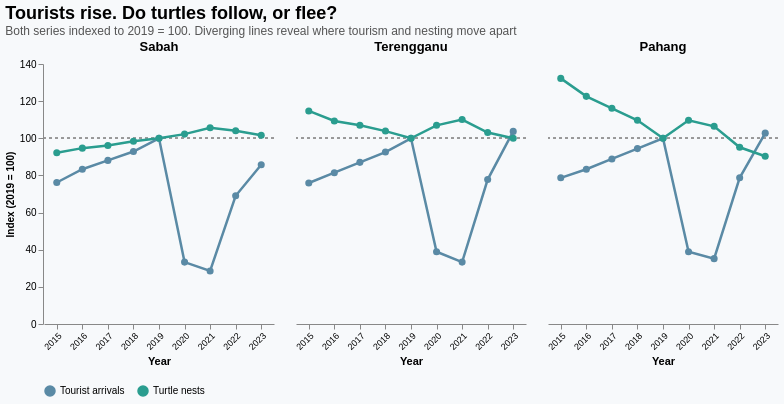

Write the Vega-Lite specification saved for this chart.
### Vega-Lite specification from a JSON file in a GitHub repository (floating-point values rounded to 4 significant figures)
{"$schema": "https://vega.github.io/schema/vega-lite/v5.json", "title": {"text": "Tourists rise. Do turtles follow, or flee?", "subtitle": "Both series indexed to 2019 = 100. Diverging lines reveal where tourism and nesting move apart", "fontSize": 18, "subtitleFontSize": 12, "anchor": "start", "subtitleColor": "#555"}, "background": "#f7f9fb", "config": {"view": {"stroke": null}, "axis": {"grid": false}}, "data": {"values": [{"state": "Terengganu", "year": 2015, "tourists_M": 4.1, "nests": 1480}, {"state": "Terengganu", "year": 2016, "tourists_M": 4.4, "nests": 1410}, {"state": "Terengganu", "year": 2017, "tourists_M": 4.7, "nests": 1380}, {"state": "Terengganu", "year": 2018, "tourists_M": 5.0, "nests": 1340}, {"state": "Terengganu", "year": 2019, "tourists_M": 5.4, "nests": 1290}, {"state": "Terengganu", "year": 2020, "tourists_M": 2.1, "nests": 1380}, {"state": "Terengganu", "year": 2021, "tourists_M": 1.8, "nests": 1420}, {"state": "Terengganu", "year": 2022, "tourists_M": 4.2, "nests": 1330}, {"state": "Terengganu", "year": 2023, "tourists_M": 5.6, "nests": 1290}, {"state": "Sabah", "year": 2015, "tourists_M": 3.2, "nests": 4520}, {"state": "Sabah", "year": 2016, "tourists_M": 3.5, "nests": 4640}, {"state": "Sabah", "year": 2017, "tourists_M": 3.7, "nests": 4710}, {"state": "Sabah", "year": 2018, "tourists_M": 3.9, "nests": 4820}, {"state": "Sabah", "year": 2019, "tourists_M": 4.2, "nests": 4900}, {"state": "Sabah", "year": 2020, "tourists_M": 1.4, "nests": 5010}, {"state": "Sabah", "year": 2021, "tourists_M": 1.2, "nests": 5180}, {"state": "Sabah", "year": 2022, "tourists_M": 2.9, "nests": 5100}, {"state": "Sabah", "year": 2023, "tourists_M": 3.6, "nests": 4980}, {"state": "Pahang", "year": 2015, "tourists_M": 8.5, "nests": 410}, {"state": "Pahang", "year": 2016, "tourists_M": 9.0, "nests": 380}, {"state": "Pahang", "year": 2017, "tourists_M": 9.6, "nests": 360}, {"state": "Pahang", "year": 2018, "tourists_M": 10.2, "nests": 340}, {"state": "Pahang", "year": 2019, "tourists_M": 10.8, "nests": 310}, {"state": "Pahang", "year": 2020, "tourists_M": 4.2, "nests": 340}, {"state": "Pahang", "year": 2021, "tourists_M": 3.8, "nests": 330}, {"state": "Pahang", "year": 2022, "tourists_M": 8.5, "nests": 295}, {"state": "Pahang", "year": 2023, "tourists_M": 11.1, "nests": 280}]}, "transform": [{"calculate": "datum.tourists_M / (datum.state == 'Terengganu' ? 5.4 : (datum.state == 'Sabah' ? 4.2 : 10.8)) * 100", "as": "tourists_idx"}, {"calculate": "datum.nests / (datum.state == 'Terengganu' ? 1290 : (datum.state == 'Sabah' ? 4900 : 310)) * 100", "as": "nests_idx"}, {"fold": ["tourists_idx", "nests_idx"], "as": ["metric", "value"]}, {"calculate": "datum.metric == 'tourists_idx' ? 'Tourist arrivals' : 'Turtle nests'", "as": "series"}], "facet": {"column": {"field": "state", "type": "nominal", "sort": ["Sabah", "Terengganu", "Pahang"], "header": {"title": null, "labelFontSize": 13, "labelFontWeight": "bold"}}}, "spec": {"width": 230, "height": 260, "layer": [{"mark": {"type": "rule", "color": "#999", "strokeDash": [3, 3]}, "encoding": {"y": {"datum": 100}}}, {"mark": {"type": "line", "strokeWidth": 2.5, "point": {"size": 50, "filled": true}}, "encoding": {"x": {"field": "year", "type": "ordinal", "axis": {"title": "Year", "labelAngle": -45, "labelFontSize": 9}}, "y": {"field": "value", "type": "quantitative", "axis": {"title": "Index (2019 = 100)", "titleFontSize": 10}}, "color": {"field": "series", "type": "nominal", "scale": {"domain": ["Tourist arrivals", "Turtle nests"], "range": ["#5a8aa5", "#2a9d8f"]}, "legend": {"title": null, "orient": "bottom"}}, "tooltip": [{"field": "state", "title": "State"}, {"field": "year", "title": "Year"}, {"field": "series", "title": "Series"}, {"field": "value", "title": "Index (2019=100)", "format": ".1f"}, {"field": "tourists_M", "title": "Tourists (M)", "format": ".2f"}, {"field": "nests", "title": "Nests", "format": ","}]}}]}}
